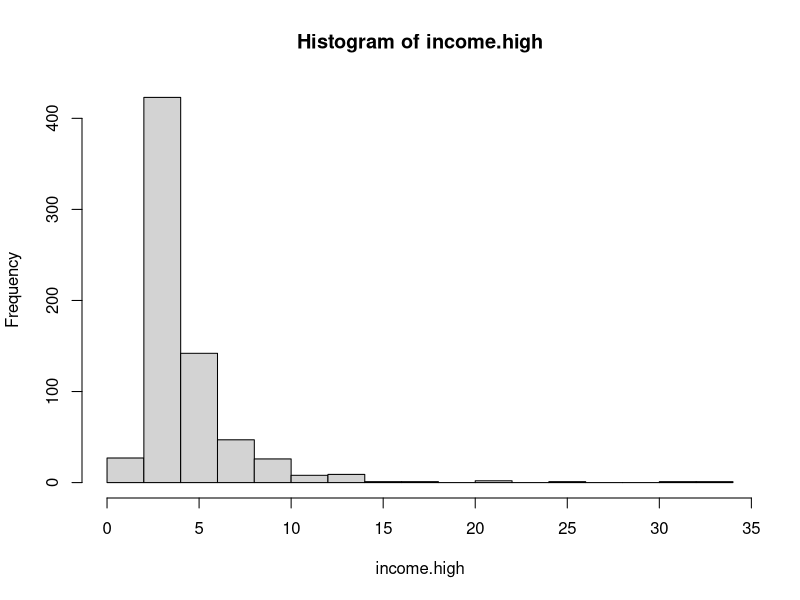

This figure's R source:
## Chris Daigle
## In class Lab: Wk4D1

# Exercise 1
set.seed(pi)
r <- rnorm(2754, 0, 1)
income <- exp(r)

# find 1/10, 7/20, 15/20, 98/100 quantiles of income, you can use "quantile()"
quant <- quantile(income, c(0.10, 0.35, 0.75, 0.98))

# construct a vector, income.level, as follows:
income.level <- rep(NA, 2754)
income.level[income <= quant[1]] <- "VL"
income.level[income > quant[1] & income <= quant[2]] <- "L"
income.level[income > quant[2] & income <= quant[3]] <- "M"
income.level[income > quant[3] & income <= quant[4]] <- "H"
income.level[income > quant[4]] <- "VH"

# Make an ordered factor from income.level. Specify the levels.
factor_income.level <- factor(income.level, ordered = TRUE, levels <- c("VL", "L", "M", "H", "VH"))

#rename
levels(factor_income.level) <- c("Very Low", "Low", "Middle", "High", "Very High")

#summary
summary(factor_income.level)

#create a subvector income.high that includes income level is higher than "Middle"
income.high <- income[factor_income.level > "Middle"]
hist(income.high, breaks = 20)

# calculate average income for people with income higher than middle
mean(income.high)

#what's the gap between average income high and very high
gap = mean(income[factor_income.level == "Very High"]) - mean(income[factor_income.level == "High"])
gap

## Exercise 2
industry <- sample(c("Manufacture", "Service", "IT"), 100, replace = TRUE, prob = c(0.3, 0.5, 0.2))
stock <- rep(NA,100)
stock[industry == "Manufacture"] <- rnorm(sum(industry == "Manufacture"), 3, 2)
stock[industry == "Service"] <- rnorm(sum(industry == "Service"), 2, 4)
stock[industry == "IT"] <- rnorm(sum(industry == "IT"), 8, 8)

factor.industry <- factor(industry)
summary(factor.industry)

stockManufacture <- stock[factor.industry == "Manufacture"]
stockService <- stock[factor.industry == "Service"]
stockIT <- stock[factor.industry == "IT"]

mean <- c(mean(stockManufacture), mean(stockService), mean(stockIT))
sd <- c(sd(stockManufacture), sd(stockService), sd(stockIT))

comp <- cbind(mean, sd)
indNames <-c("Manufacture", "Service", "IT")
rownames(comp) <- indNames
comp
str(comp)